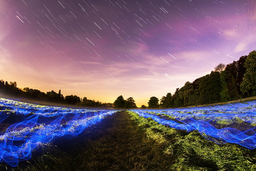
#> input picture photo1.png, 256 x 171 px, shrunk from 1280 x 853 before the run
$ jupyter execute --allow-errors multimedia_code.ipynb   (shell and % lines are left out)
#> lines starting #> are read from the running program, lines starting #| are printed output that depends on the picture; after the words box and inside, x2 and y2 are one past the last pixel; in counts of white or black regions, pixels touching at a corner belong together
[cell 1]
import numpy as np
import matplotlib.pyplot as plt
from matplotlib.pyplot import imread
import cv2
import math

[cell 2]
img = cv2.imread('photo1.png')
#> img is the input picture: shape (171, 256, 3); mean B, G, R 110.1, 92.8, 111.9
yCrCbImg = cv2.cvtColor(img, cv2.COLOR_BGR2YCR_CB)
#> yCrCbImg: shape (171, 256, 3); mean of channels 0, 1, 2 100.5, 136.2, 133.4

[cell 3]
yCrCbImg.shape
#> Out = (171, 256, 3)

[cell 4]
img_downSampled_cr = cv2.pyrDown(yCrCbImg[:,:,1])
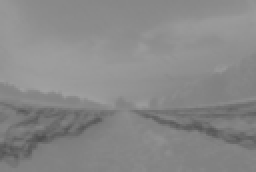
#> img_downSampled_cr: shape (86, 128) (shown 2 times larger); min 78, max 161, mean 136.2
img_downSampled_cb = cv2.pyrDown(yCrCbImg[:,:,2])
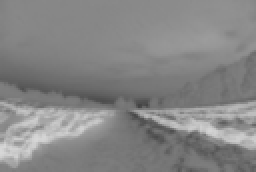
#> img_downSampled_cb: shape (86, 128) (shown 2 times larger); min 67, max 215, mean 133.4
img_y = yCrCbImg[:,:,0]
downSampled_img = [img_y, img_downSampled_cr, img_downSampled_cb]

[cell 5]
block_size = 8

QUANTIZATION_MAT = np.array([[16,11,10,16,24,40,51,61],[12,12,14,19,26,58,60,55],[14,13,16,24,40,57,69,56 ],[14,17,22,29,51,87,80,62],[18,22,37,56,68,109,103,77],[24,35,55,64,81,104,113,92],[49,64,78,87,103,121,120,101],[72,92,95,98,112,100,103,99]])

[cell 6]
import pickle

class NodeTree(object):
    def __init__(self, left=None, right=None):
        self.left = left
        self.right = right

    def children(self):
        return (self.left, self.right)

    def nodes(self):
        return (self.left, self.right)

    def __str__(self):
        return '{}_{}'.format(self.left, self.right)

def huffman_code_tree(node, left=True, binString=''):
    if type(node) is str:
        return {node: binString}

    (l, r) = node.children()
    d = dict()
    d.update(huffman_code_tree(l, True, binString + '0'))
    d.update(huffman_code_tree(r, False, binString + '1'))
    return d

def make_tree(symbols_array, fileName):

  # Calculating
  freq = {}
  for c in symbols_array:
      c = str(c)
      if c in freq:
          freq[c] += 1
      else:
          freq[c] = 1

  freq = sorted(freq.items(), key=lambda x: x[1], reverse=True)

  nodes = freq

  while len(nodes) > 1:
      (key1, c1) = nodes[-1]
      (key2, c2) = nodes[-2]
      nodes = nodes[:-2]
      node = NodeTree(key1, key2)
      nodes.append((node, c1 + c2))

      nodes = sorted(nodes, key=lambda x: x[1], reverse=True)

  huffmanCode = huffman_code_tree(nodes[0][0])

  tree_dict = {}
  for (char, frequency) in freq:
      tree_dict[int(float(char))] = huffmanCode[char]

  with open('{}.pkl'.format(fileName), 'wb') as f:
    pickle.dump(tree_dict, f)

  return tree_dict

[cell 7]
def get_run_length_encoding(image):
    i = 0
    skip = 0
    stream = []
    bitstream = ""
    image = image.astype(int)
    while i < image.shape[0]:
        if image[i] != 0:
            stream.append((image[i],skip))
            bitstream = bitstream + str(image[i])+ " " +str(skip)+ " "
            skip = 0
        else:
            skip = skip + 1
        i = i + 1

    return bitstream

[cell 8]
def get_huffman_encoding(image, fileName):
  tree = make_tree(image, fileName)
  image = image.astype(int)
  newFile = ""
  i = 0
  while i < image.shape[0]:
    newFile = newFile + tree[image[i]]
    i = i + 1

  file1 = open("huffman-{}.txt".format(fileName),"w")
  file1.write(newFile)
  file1.close()

[cell 9]
def zigzag(input):
    h = 0
    v = 0

    vmin = 0
    hmin = 0

    vmax = input.shape[0]
    hmax = input.shape[1]

    i = 0

    output = np.zeros(( vmax * hmax))

    while ((v < vmax) and (h < hmax)):
        if ((h + v) % 2) == 0:
            if (v == vmin):
                output[i] = input[v, h]

                if (h == hmax):
                    v = v + 1
                else:
                    h = h + 1

                i = i + 1

            elif ((h == hmax -1 ) and (v < vmax)):
            	output[i] = input[v, h]
            	v = v + 1
            	i = i + 1

            elif ((v > vmin) and (h < hmax -1 )):
            	output[i] = input[v, h]
            	v = v - 1
            	h = h + 1
            	i = i + 1

        else:
        	if ((v == vmax -1) and (h <= hmax -1)):
        		output[i] = input[v, h]
        		h = h + 1
        		i = i + 1

        	elif (h == hmin):
        		output[i] = input[v, h]

        		if (v == vmax -1):
        			h = h + 1
        		else:
        			v = v + 1

        		i = i + 1

        	elif ((v < vmax -1) and (h > hmin)):
        		output[i] = input[v, h]
        		v = v + 1
        		h = h - 1
        		i = i + 1

        if ((v == vmax-1) and (h == hmax-1)):
        	output[i] = input[v, h]
        	break

    return output

[cell 10]
def inverse_zigzag(input, vmax, hmax):
	h = 0
	v = 0

	vmin = 0
	hmin = 0

	output = np.zeros((vmax, hmax))

	i = 0
	while ((v < vmax) and (h < hmax)):
		if ((h + v) % 2) == 0:

			if (v == vmin):
				output[v, h] = input[i]
				if (h == hmax):
					v = v + 1
				else:
					h = h + 1

				i = i + 1
			elif ((h == hmax -1 ) and (v < vmax)):
				output[v, h] = input[i]
				v = v + 1
				i = i + 1

			elif ((v > vmin) and (h < hmax -1 )):
				output[v, h] = input[i]
				v = v - 1
				h = h + 1
				i = i + 1


		else:

			if ((v == vmax -1) and (h <= hmax -1)):
				output[v, h] = input[i]
				h = h + 1
				i = i + 1

			elif (h == hmin):
				output[v, h] = input[i]
				if (v == vmax -1):
					h = h + 1
				else:
					v = v + 1
				i = i + 1

			elif((v < vmax -1) and (h > hmin)):
				output[v, h] = input[i]
				v = v + 1
				h = h - 1
				i = i + 1

		if ((v == vmax-1) and (h == hmax-1)):
			output[v, h] = input[i]
			break

	return output

[cell 11]
def compressWithDct(img, fileName):
#> called with fileName = 'y'
  [h , w] = img.shape
#> h = 171; w = 256

  height = h
#> height = 171
  width = w
#> width = 256
  h = np.float32(h)
  w = np.float32(w)

  nbh = math.ceil(h/block_size)
#> nbh = 22
  nbh = np.int32(nbh)

  nbw = math.ceil(w/block_size)
#> nbw = 32
  nbw = np.int32(nbw)

  H =  block_size * nbh
#> H = 176
  W =  block_size * nbw
#> W = 256

  padded_img = np.zeros((H,W))

  padded_img[0:height,0:width] = img[0:height,0:width]

  for i in range(nbh):

        row_ind_1 = i*block_size
        row_ind_2 = row_ind_1+block_size

        for j in range(nbw):

            col_ind_1 = j*block_size
            col_ind_2 = col_ind_1+block_size

            block = padded_img[ row_ind_1 : row_ind_2 , col_ind_1 : col_ind_2 ]

            DCT = cv2.dct(block)

            DCT_normalized = np.divide(DCT,QUANTIZATION_MAT).astype(int)

            reordered = zigzag(DCT_normalized)

            reshaped= np.reshape(reordered, (block_size, block_size))

            padded_img[row_ind_1 : row_ind_2 , col_ind_1 : col_ind_2] = reshaped

  arranged = padded_img.flatten()

  huffman_coded = get_huffman_encoding(arranged, fileName)
#> the loop in make_tree, `for c in symbols_array:` made 45056 passes
#> c on passes 1 to 3: 66, 6, -2
#> the loop in make_tree, `while len(nodes) > 1:` made 146 passes
#> the loop in make_tree, `for (char, frequency) in freq:` made 147 passes
#> (char, frequency) on passes 1 to 12: ('0.0', 40230), ('-1.0', 973), ('1.0', 935), ('-2.0', 426), ('2.0', 351), ('-3.0', 230), ('3.0', 215), ('-4.0', 137), ('4.0', 130), ('5.0', 87), ('-5.0', 81), ('6.0', 75)

  bitstream = get_run_length_encoding(arranged)

  bitstream = str(padded_img.shape[0]) + " " + str(padded_img.shape[1]) + " " + bitstream + ";"

  file1 = open("{}.txt".format(fileName),"w")
  file1.write(bitstream)
  file1.close()

[cell 12]
def encodeColoredImg(img):
  y = compressWithDct(img[0], 'y')
  cr = compressWithDct(img[1], 'cr')
#> the loop in make_tree (call 2), `for c in symbols_array:` made 11264 passes
#> c on passes 1 to 3: 74, 0, 0
#> the loop in make_tree (call 2), `while len(nodes) > 1:` made 52 passes
#> the loop in make_tree (call 2), `for (char, frequency) in freq:` made 53 passes
#> (char, frequency) on passes 1 to 12: ('0.0', 10749), ('-1.0', 84), ('1.0', 73), ('2.0', 42), ('-3.0', 30), ('-2.0', 23), ('8.0', 16), ('-17.0', 14), ('69.0', 13), ('3.0', 13), ('68.0', 12), ('73.0', 12)
  cb = compressWithDct(img[2], 'cb')
#> call 3 of compressWithDct, with fileName = 'cb'
#> after the loop in compressWithDct (call 3), `for i in range(nbh):`:
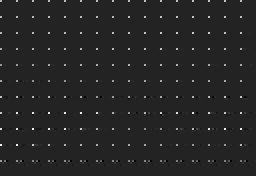
#> padded_img: shape (88, 128) float64 (shown 2 times larger); min -16, max 98, mean 1; drawn with min black and max white

[cell 13]
def deCompressWithDct(fileName):
#> called with fileName = 'y'
  with open('{}.txt'.format(fileName), 'r') as myfile:
      image=myfile.read()

  details = image.split()

  h = int(''.join(filter(str.isdigit, details[0])))
  w = int(''.join(filter(str.isdigit, details[1])))

  array = np.zeros(h*w).astype(int)

  k = 0
  i = 2
  x = 0
  j = 0

  while k < array.shape[0]:
      if(details[i] == ';'):
          break
      if "-" not in details[i]:
          array[k] = int(''.join(filter(str.isdigit, details[i])))
      else:
          array[k] = -1*int(''.join(filter(str.isdigit, details[i])))

      if(i+3 < len(details)):
          j = int(''.join(filter(str.isdigit, details[i+3])))

      if j == 0:
          k = k + 1
      else:
          k = k + j + 1

      i = i + 2

  array = np.reshape(array,(h,w))

  i = 0
  j = 0
  k = 0

  padded_img = np.zeros((h,w))

  while i < h:
      j = 0
      while j < w:
          temp_stream = array[i:i+8,j:j+8]
          block = inverse_zigzag(temp_stream.flatten(), int(block_size),int(block_size))
          de_quantized = np.multiply(block,QUANTIZATION_MAT)
          padded_img[i:i+8,j:j+8] = cv2.idct(de_quantized)
          j = j + 8
      i = i + 8
#> this loop made 22 passes
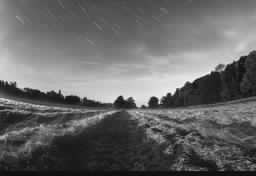
#> padded_img: shape (176, 256) float64; min -19.65, max 267.5, mean 96.7; drawn with min black and max white

  padded_img[padded_img > 255] = 255
#> padded_img: shape (176, 256) float64; 0.01% of pixels changed, all inside (x1, y1, x2, y2) = (157, 72, 210, 97)
  padded_img[padded_img < 0] = 0
#> padded_img: shape (176, 256) float64; min 0, max 255, mean 96.7

  return padded_img

[cell 14]
def decodeColoredImg():
  y = deCompressWithDct('y')
  half_cr = deCompressWithDct('cr')
#> call 2 of deCompressWithDct, with fileName = 'cr'
#> the loop in deCompressWithDct (call 2), `while i < h:` made 11 passes
#> after the loop in deCompressWithDct (call 2), `while i < h:`:
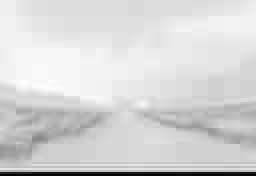
#> padded_img: shape (88, 128) float64 (shown 2 times larger); min -7.07, max 158.6, mean 132.1; drawn with min black and max white
#> in deCompressWithDct (call 2), `padded_img[padded_img < 0] = 0`: padded_img: shape (88, 128) float64; 0.92% of pixels changed, all inside (x1, y1, x2, y2) = (0, 87, 128, 88)
  half_cb = deCompressWithDct('cb')
#> call 3 of deCompressWithDct, with fileName = 'cb'
#> the loop in deCompressWithDct (call 3), `while i < h:` made 11 passes
#> after the loop in deCompressWithDct (call 3), `while i < h:`:
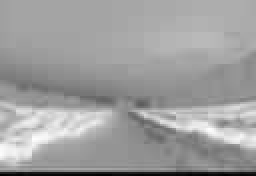
#> padded_img: shape (88, 128) float64 (shown 2 times larger); min -10.06, max 213.1, mean 129.4; drawn with min black and max white
#> in deCompressWithDct (call 3), `padded_img[padded_img < 0] = 0`: padded_img: shape (88, 128) float64; 1.03% of pixels changed, all inside (x1, y1, x2, y2) = (0, 87, 126, 88)

  cr = cv2.pyrUp(half_cr)[:y.shape[0],:y.shape[1]]
  cb = cv2.pyrUp(half_cb)[:y.shape[0],:y.shape[1]]

  im = np.zeros((y.shape[0],y.shape[1],3))
  im[:,:,0] = y
  im[:,:,1] = cb
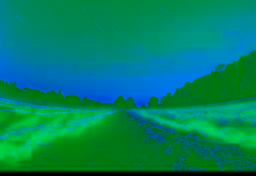
#> im: shape (176, 256, 3) float64; mean of channels 0, 1, 2 96.7, 129, 0; drawn as B, G, R
  im[:,:,2] = cr
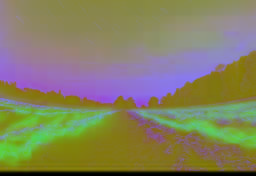
#> im: shape (176, 256, 3) float64; mean of channels 0, 1, 2 96.7, 129, 131.7; drawn as B, G, R

  xform = np.array([[1, 0, 1.402], [1, -0.34414, -.71414], [1, 1.772, 0]])
  rgb = im.astype(float)
  rgb[:,:,[1,2]] -= 128
  rgb = rgb.dot(xform.T)
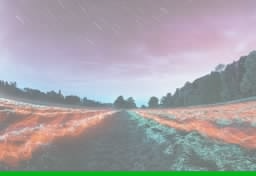
#> rgb: shape (176, 256, 3) float64; mean of channels 0, 1, 2 101.9, 93.7, 98.5; drawn with min black and max white
  np.putmask(rgb, rgb > 255, 255)
#> rgb: shape (176, 256, 3) float64; 0.32% of pixels changed, all inside (x1, y1, x2, y2) = (4, 69, 214, 135)
  np.putmask(rgb, rgb < 0, 0)
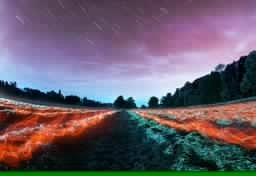
#> rgb: shape (176, 256, 3) float64; mean of channels 0, 1, 2 106.3, 93.7, 104.5; drawn as B, G, R

  rgb = np.uint8(rgb)
  cv2.imwrite('newPhoto1.png', rgb)
  plt.figure(figsize=(15,7))
  plt.imshow(rgb)
